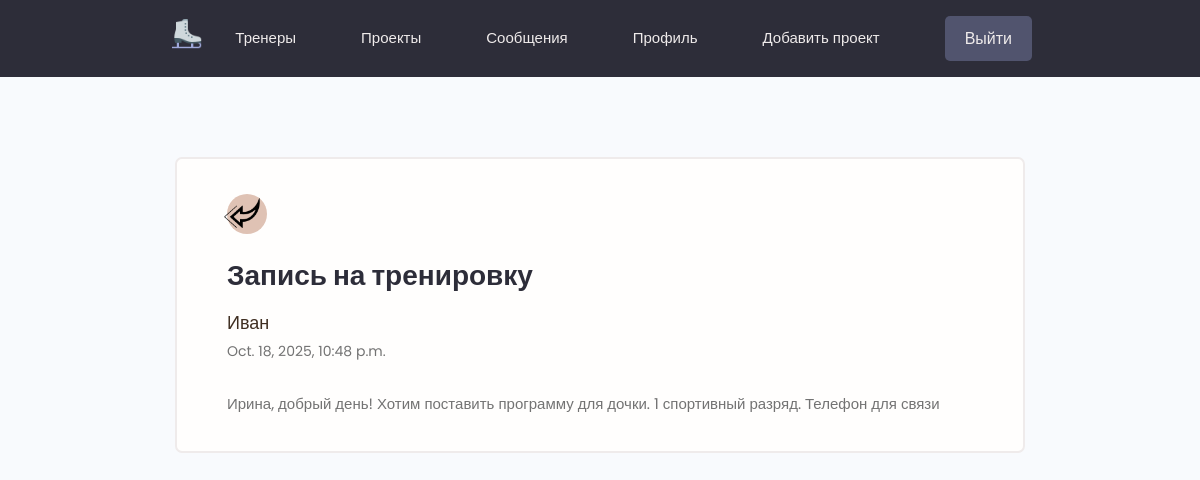
The app's page /message-view/2/ (signed in) with its own data.
### users/models.py (models this page shows, shortened)
class Message(models.Model):
    sender = models.ForeignKey(Profile, on_delete=models.SET_NULL, null=True, blank=True)
    recipient = models.ForeignKey(Profile, on_delete=models.SET_NULL, null=True, blank=True, related_name='messages')
    email = models.EmailField(max_length=200, null=True, blank=True)
    name = models.CharField(max_length=200, null=True, blank=True)
    subject = models.CharField(max_length=200, null=True, blank=True)
    body = models.TextField()
    is_read = models.BooleanField(default=False, null=True)
    created = models.DateTimeField(auto_now_add=True)
    class Meta:
        ordering = ['is_read', '-created']

### users/views.py (the view)
# urls.py: path("message-view/<str:pk>/", views.message_view, name="message-view"),
@login_required(login_url='login')
def message_view(request, pk):
    profile = request.user.profile
    message = profile.messages.get(id=pk)
    if message.is_read is False:
        message.is_read = True
        message.save()
    context = {'message': message}
    return render(request, "users/message.html", context)

### users/templates/users/message.html (shortened to what this page needs)
{% extends 'projects/base.html' %}
{% block content %}
{% load static %}
  <main class="messagePage my-xl">
    <div class="content-box">
      <div class="message">
        <a class="backButton" href="{% url 'inbox' %}" ><img src="{% static 'images/left.png' %}"></a>
        <h2 class="message__subject">{{ message.subject }}</h2>
          <a href="profile.html" class="message__author">{{ message.name }}</a>
          <p class="message__date">{{ message.created }}</p>
          <div class="message__body">
           {{ message.body|linebreaksbr }}
          </div>
      </div>
    </div>
  </main>
{% endblock %}

### projects/static/styles/app.css (style rules this page uses)
:root { --color-sub: #2d2d39; }
img { width: 100%; }
.content-box { width: 95%; max-width: 85rem; margin: 0 auto; }
.message { padding: 2.5rem 0; }
.message > a { display: flex; gap: 1rem; }
.message__author, .message__date { flex-basis: 25%; }
.message__subject { flex-basis: 50%; }
.message__date { text-align: right; }
.messagePage .message { list-style: none; background: var(--color-white); padding: 3.5rem 5rem; border: 2px solid var(--color-light); border-radius: 0.7rem; }
.messagePage .message__subject { font-size: 2.8rem; color: var(--color-sub); margin-bottom: 1rem; margin-top: 2rem; }
.messagePage .message__author { font-size: 1.8rem; font-weight: 500; }
.messagePage .message__date { font-size: 1.4rem; font-weight: 400; text-align: left; margin-bottom: 3rem; }
.backButton { background: var(--color-main-light); color: var(--color-main); width: 4rem; height: 4rem; display: flex; align-items: center; justify-content: center; border-radius: 50%; }

### projects/static/uikit/styles/modules/_variables.css (style rules this page uses)
:root { --color-main: #3f2e21; --color-main-light: #dfc2b4; --color-sub: #2d2d39; --color-sub-light: #51546e; --color-sub-lighter: #f0e7e0; --color-text: #737373; --color-gray: #8b8b8b; --color-light: #efebeb; --color-light-gray: #767676; --color-bg: #f8fafd; --color-white: #fffefd; --color-white-light: #f3f3f3; --color-success: #359e64; --color-success-bg: #def8e8; --color-error: #fc4b0b; --color-error-bg: #fff2ee; --font-base: 'Poppins', arial, helvetica, 'Segoe UI', roboto, ubuntu, sans-serif; --font-monospace: 'Fira Code', 'Courier New', courier, monospace; --font-regular: 300; --font-medium: 500; --font-bold: 700; --generic-shadow: 1px 1px 5px #00000010; --generic-transition: all 0.3s ease-in-out; }

### projects/static/uikit/styles/modules/_base.css (style rules this page uses)
* { margin: 0; padding: 0; box-sizing: border-box; text-rendering: optimizeLegibility; color: inherit; font-size: inherit; }
html { font-size: 50%; }
@media only screen and (min-width: 480px) { html { font-size: 56.25%; } }
@media only screen and (min-width: 1200px) { html { font-size: 62.5%; } }
body { line-height: 1.6; font-weight: 400; font-size: 1.5rem; color: var(--color-text); background-color: var(--color-bg); min-height: 100vh; }

### projects/static/uikit/styles/modules/_typography.css (style rules this page uses)
* { font-family: var(--font-base); }
h2 { font-size: 3.6rem; font-weight: var(--font-bold); }
p, span, strong { font-size: 1.6rem; color: var(--color-text); font-weight: var(--font-regular); }
a { padding-bottom: 2px; text-decoration: none; display: inline-block; color: var(--color-main); font-weight: var(--font-medium); }

### projects/static/uikit/styles/modules/_utilities.css (style rules this page uses)
.my-xl { margin: 8rem auto; }

### records on screen
Message: subject "Запись на тренировку", name "Иван", created "Oct. 18, 2025, 10:48 p.m.", body "Ирина, добрый день! Хотим поставить программу для дочки. 1 спортивный разряд. Телефон для связи"
